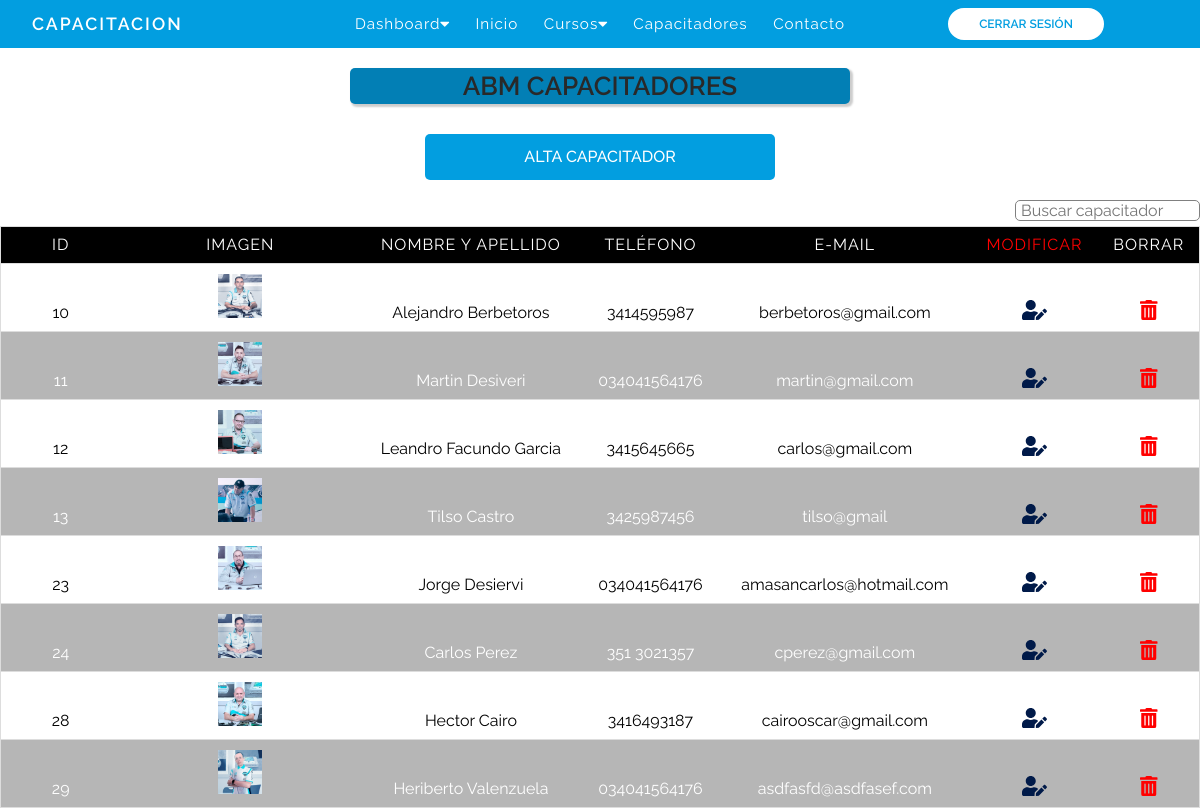
/abmCapacitadores.php (signed in), run on the app's committed database.
### tables this page shows
CREATE TABLE IF NOT EXISTS `capacitadores` (
  `id` int NOT NULL AUTO_INCREMENT,
  `nombre` varchar(120) NOT NULL,
  `apellido` varchar(120) NOT NULL,
  `cuil_cuit` varchar(11) NOT NULL,
  `imagen` varchar(255) NOT NULL DEFAULT 'usersNone.png',
  `telefono` varchar(12) NOT NULL,
  `direccion` varchar(120) NOT NULL,
  `codigo_postal` varchar(10) NOT NULL,
  `email` varchar(120) NOT NULL,
  `especialidad` varchar(255) NOT NULL,
  `descripcion` varchar(1000) NOT NULL,
  `provincia` varchar(60) NOT NULL,
  `fecha_alta` timestamp NOT NULL DEFAULT CURRENT_TIMESTAMP,
  `fecha_baja` timestamp NOT NULL,
  PRIMARY KEY (`id`)
);

### abmCapacitadores.php (the view, shortened to what this page needs)
<?php
require_once('bd/conexion.php');
$consulta = $pdo->prepare('SELECT id, imagen, nombre, apellido FROM capacitadores ORDER BY id');
$consulta -> execute();
?>
<?php
require_once('bd/conexion.php');
if (isset( $_POST['input-buscador'])) {
	$palabra = $_POST['input-buscador'];
	try {
	$bus = $pdo->prepare("SELECT id, imagen, nombre, apellido FROM capacitadores WHERE LOWER(capacitadores.nombre) LIKE LOWER('%$palabra%') ORDER BY id");
	$bus->execute();
	} catch(PDOException $e) {
	echo $e->getMessage();
	}
	} else {
	$bus = $pdo->prepare("SELECT id, imagen, nombre, apellido, telefono, email FROM capacitadores ORDER BY id");
	$bus->execute();
	}
?>
<!DOCTYPE html>
<html lang="es">
<head>
	<link rel="stylesheet" href="css/reset.css">
	<link rel="stylesheet" type="text/css" href="css/abmCapacitadores.css">
</head>
</body>
<body>
		<?php require_once("navAdmin.php") ?>
		<div class="cont_title">
			<p>ABM CAPACITADORES</p>
		</div>
			<div class="contenedor">
			<a href="formularioCapacitador.php" class="btnAlta">ALTA CAPACITADOR</a>
		<table border="1">
			<thead>
				<tr>
				<form action="" method="POST">
						<div class="header-content">
							<input type="text" class="input-buscador" id="input-buscador" name="input-buscador" placeholder="Buscar capacitador">
						</div>
					</form>
					<th class="id">Id</th>
					<th class="imagen">Imagen</th>
					<th class="nombreApellido">Nombre y apellido</th>
					<th class="telefono">Teléfono</th>
					<th class="email">E-mail</th>
					<th class="modificar">Modificar</th>
					<th class="editar">Borrar</th>
				</tr>
			</thead>
			<tbody>
				<tr>
				<?php while ($datos = $consulta->fetch(PDO::FETCH_ASSOC)) { ?>
					<?php while ($datos = $bus->fetch(PDO::FETCH_ASSOC)) { ?>
					<td class="id" data-label="id"><?= $datos['id'] ?></td>
					<td class="imagen" ><img width="20%" src="images/capacitadores/<?= $datos['imagen'] ?>" alt=""></td>
					<td class="nombreApellido" data-label="Nombre y Apellido"><?= $datos['nombre'].' '.$datos['apellido'] ?></td>
					<td class="telefono" data-label="Teléfono"><?= $datos['telefono'] ?></td>
					<td class="email" data-label="email"><?= $datos['email'] ?></td>
					<td class="Editar"><a href="<?= 'editCapacitador.php?id='.$datos['id'] ?>"><i class="fas fa-user-edit edit"></i></a></td>
					<td class="Borrar"><a onclick="return confirmaCapacitador()" href="<?= 'deleteCapacitadores.php?id='.$datos['id'] ?>"><i class="fas fa-trash-alt  borrar "></i></a></td>
				</tr>
				<?php } ?>
				<?php } ?>
			</tbody>
		</table>
	</div>
</body>
</html>

### css/abmCapacitadores.css (style rules this page uses)
* { font-family: 'Raleway', sans-serif !important; font-size: 16px; }
.header-content { max-width: 1200px; display: flex; align-items: end; justify-content: end; width: 100%; padding-bottom: 5px; }
.input-buscador { padding-left: 5px; border-radius: 5px; border: 1px solid gray; }
.cont_title { text-align: center; display: flex; justify-content: center; font-family: 'Raleway', sans-serif !important; }
.cont_title p { max-width: 1200px; border-radius: 5px; color: rgb(41, 41, 41);; width: 500px; font-size: 26px; font-weight: 600; background-color: #027fb5;; box-shadow: 2px 2px 2px 1px rgba(0, 0, 0, 0.2); padding: 5px; margin: 20px 10px 10px 10px; }
.btnAlta { display: block; background-color: #029ee0; width: 200px; border: none; color: #ffffff; font-weight: 500; padding: 12px 10px; text-decoration: none; font-size: 20px; border-radius: 5px; margin: 20px 0 0 0; text-align: center; }
.contenedor { display: flex; flex-wrap: wrap; justify-content: center; }
.btnAlta { background-color: #029ee0; width: 350px; border: none; color: white; font-weight: 500; padding: 15px 12px; text-decoration: none; font-size: 16px; border-radius: 5px; margin: 20px 0 20px 0; text-align: center; }
table { max-width: 1200px; border: 1px solid #ccc; width: 100%; border-collapse: collapse; border-spacing: 0; }
table tr { border: 1px solid #ddd; padding: 5px; }
table td, table th { text-align: center; padding: 10px; }
.id { width: 10%; }
.modificar { font-size: 16px; color: red; }
table th { text-transform: uppercase; font-family: 18px; letter-spacing: 1px; background-color: #000000; color: #fff }
.imagen { width: 20%; }
.edit { text-decoration: none; color: #001a49; font-size: 20PX; }
.borrar { text-decoration: none; color: red; font-size: 20PX; }

### css/nav.css (style rules this page uses)
* { padding: 0; margin: 0; box-sizing: border-box; }
a { text-decoration: none; }

### data on the page
capacitadores: id "10", imagen (picture), nombre "Alejandro", apellido "Berbetoros", telefono "3414595987", email "berbetoros@gmail.com"
capacitadores: id "11", imagen (picture), nombre "Martin", apellido "Desiveri", telefono "034041564176", email "martin@gmail.com"
capacitadores: id "12", imagen (picture), nombre "Leandro Facundo", apellido "Garcia", telefono "3415645665", email "carlos@gmail.com"
capacitadores: id "13", imagen (picture), nombre "Tilso", apellido "Castro", telefono "3425987456", email "tilso@gmail"
capacitadores: id "23", imagen (picture), nombre "Jorge", apellido "Desiervi", telefono "034041564176", email "amasancarlos@hotmail.com"
capacitadores: id "24", imagen (picture), nombre "Carlos", apellido "Perez", telefono "351 3021357", email "cperez@gmail.com"
capacitadores: id "28", imagen (picture), nombre "Hector", apellido "Cairo", telefono "3416493187", email "cairooscar@gmail.com"
capacitadores: id "29", imagen (picture), nombre "Heriberto", apellido "Valenzuela", telefono "034041564176", email "asdfasfd@asdfasef.com"
